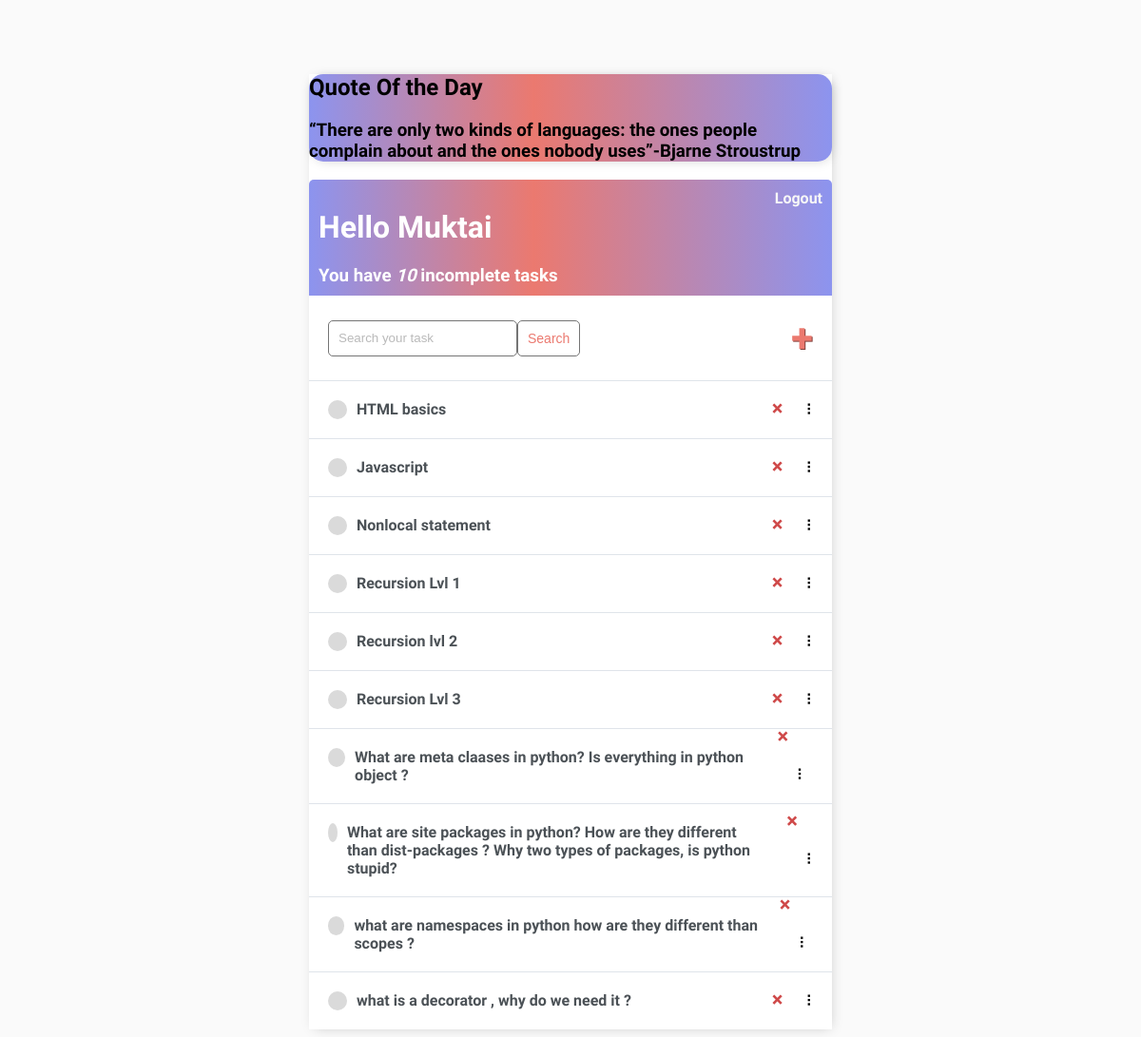
The page / (signed in) on the database as committed earlier.
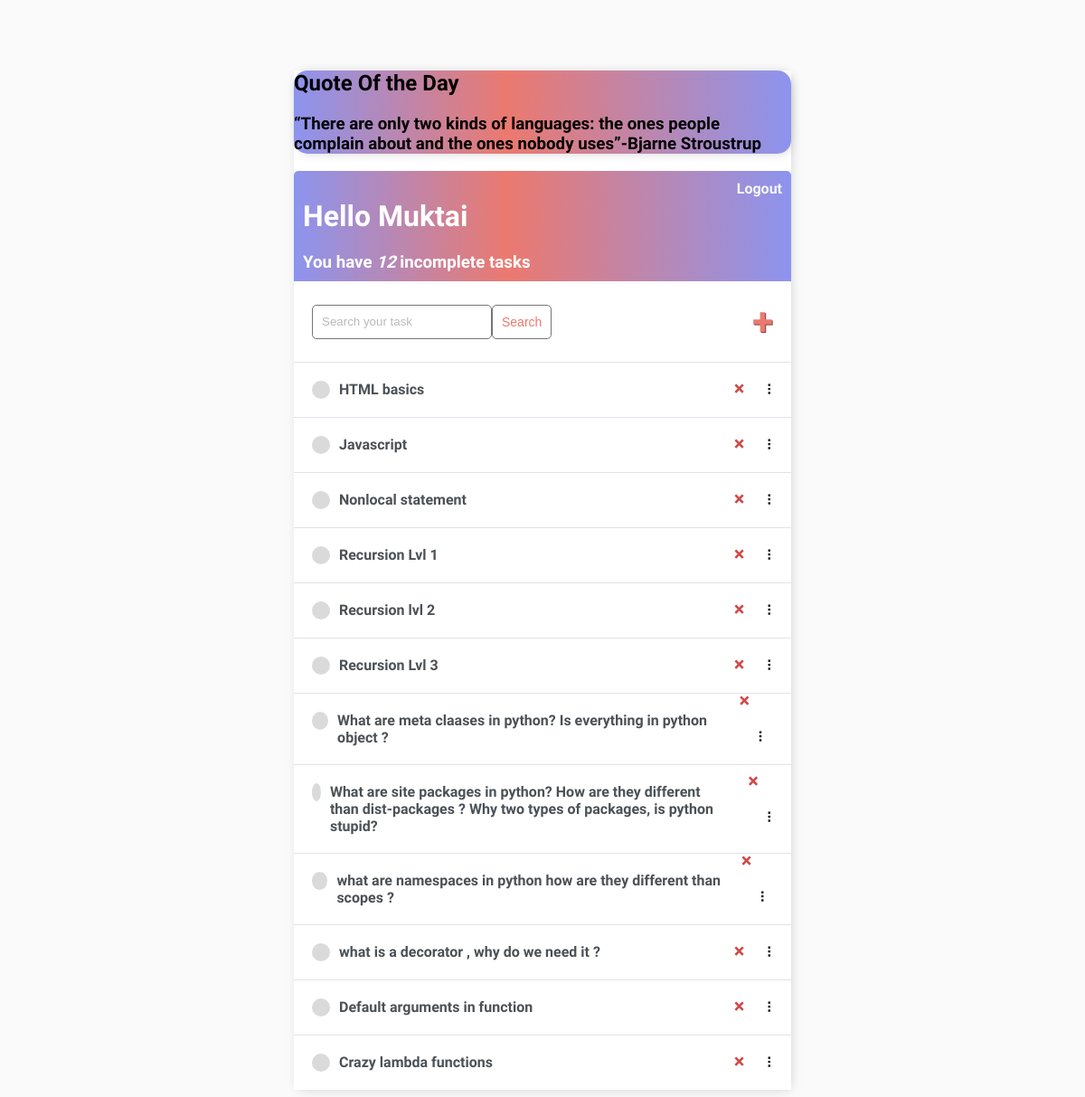
The same page on the database as committed later.
### base/models.py (models this page shows)
class Task(models.Model):
    user = models.ForeignKey(
        User, on_delete=models.CASCADE, null=True, blank=True)
    title = models.CharField(max_length=200)
    description = models.TextField(null=True, blank=True)
    complete = models.BooleanField(default=False)
    created = models.DateTimeField(auto_now_add=True)
    def __str__(self):
        return self.title
    class Meta:
        order_with_respect_to = 'user'

### base/views.py (the view)
# urls.py: path('', TaskList.as_view(), name='tasks'),
class TaskList(LoginRequiredMixin, ListView):
    model = Task
    context_object_name = 'tasks'
    def get_context_data(self, **kwargs):
        context = super().get_context_data(**kwargs)
        context['tasks'] = context['tasks'].filter(user=self.request.user)
        context['count'] = context['tasks'].filter(complete=False).count()
        search_input = self.request.GET.get('search-area') or ''
        if search_input:
            context['tasks'] = context['tasks'].filter(
                title__contains=search_input)
        context['search_input'] = search_input
        return context

### base/templates/base/task_list.html (shortened to what this page needs)
{% extends 'base/main.html' %} {% block content %}
<div class="container2">
    <h2>Quote Of the Day</h2>
    <h3><q>There are only two kinds of languages: the ones people complain about and the ones nobody uses</q>-Bjarne Stroustrup</h3>
</div>
<div class="header-bar">
    <div>
        <h1>Hello {{request.user|title}}</h1>
        <h3 style="margin:0">You have <i>{{count}}</i> incomplete task{{ count|pluralize:"s" }}</h3>
    </div>
    {% if request.user.is_authenticated %}
    <a href="{% url 'logout' %}">Logout</a> {% else %}
    <a href="{% url 'login' %}">Login</a> {% endif %}
</div>
<div id="search-add-wrapper">
    <form method="GET" style="display: flex;">
        <input type='text' name='search-area' placeholder="Search your task" value="{{search_input}}">
        <input class="button" type="submit" value='Search'>
    </form>
    {% if tasks|length > 0 %}
    <a id="add-link" href="{% url 'task-create' %}">&#x2b;</a>
    {% endif %}
</div>
<div id="tasklist" class="task-items-wrapper">
    {% for task in tasks %}
    <div class="task-wrapper" data-position="{{task.pk}}">
        <div class="task-title">
            {% if task.complete %}
            <div class="task-complete-icon"></div>
            <i><s><a href="{% url 'task-update' task.id %}">{{task}}</a></s></i> {% else %}
            <div class="task-incomplete-icon"></div>
            <a href="{% url 'task-update' task.id %}">{{task}}</a> {% endif %}
        </div>
        <div class="task-controls">
            <a class="delete-link" href="{% url 'task-delete' task.id %}">&#215;</a>
            <span class="handle">&nbsp;&#10247;</span>
        </div>
    </div>
    {% empty %}
    <div style="text-align: center; padding-bottom: 10px; line-height: 1em;">
        <h3>No new tasks are created.</h3>
        <h3>Create a <a style="text-decoration: none; color: #e53935;" href="{% url 'task-create' %}">New task</a> ! </h3>
    </div>
    {% endfor %}
</div>
{% endblock content %}

Rows that differ between the two databases and show on the page:
added Task: title "Default arguments in function"
added Task: title "Crazy lambda functions"
Other text that changed with them:
{{ count }}: "10" → "12"
